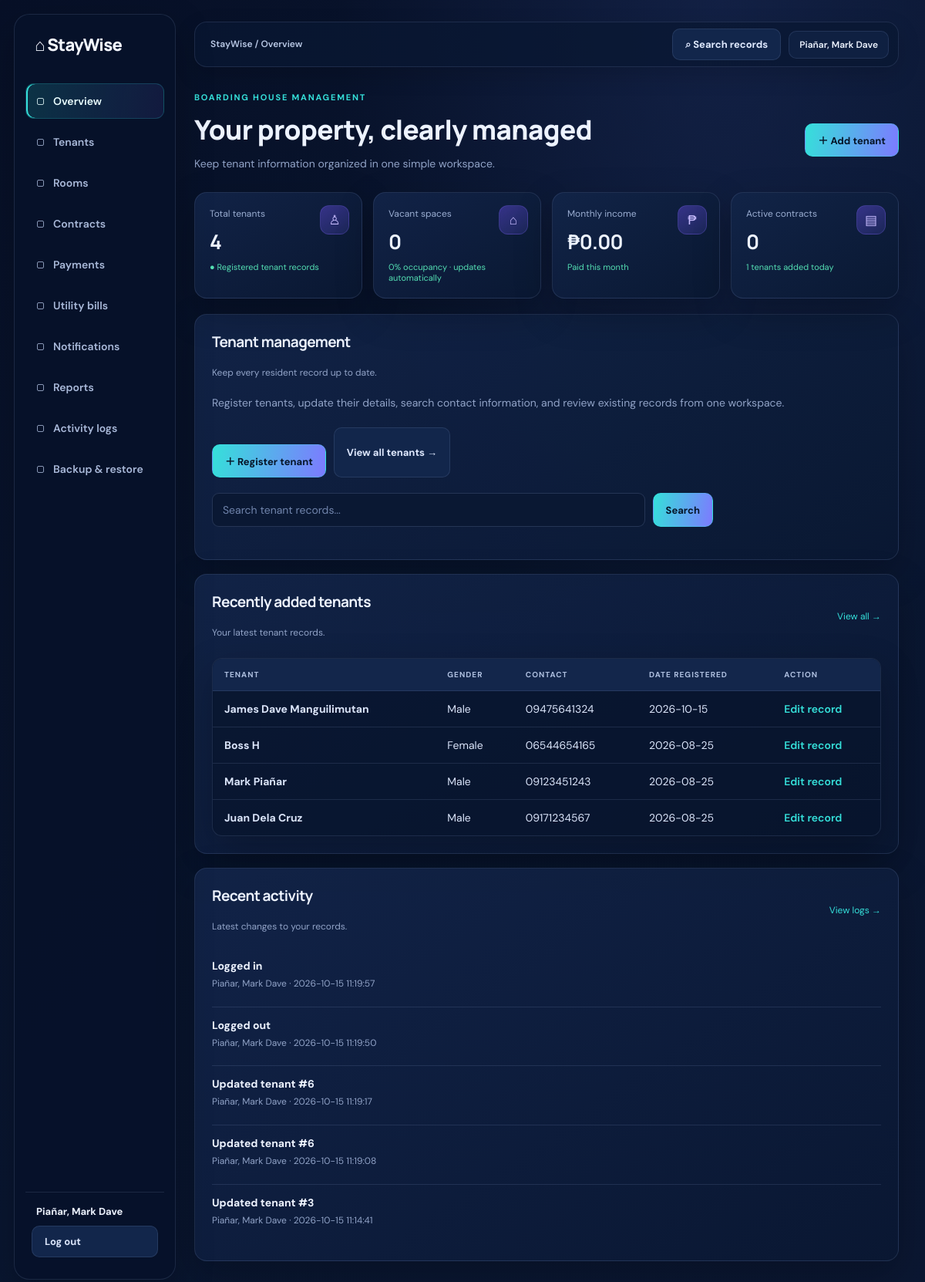
The page /index.php (signed in) on the database its author committed.
### tables this page shows
CREATE TABLE `app_users` (
  `user_id` int(10) UNSIGNED NOT NULL,
  `full_name` varchar(150) NOT NULL,
  `email` varchar(190) NOT NULL,
  `password_hash` varchar(255) NOT NULL,
  `created_at` timestamp NOT NULL DEFAULT current_timestamp(),
  `role` enum('owner','tenant') NOT NULL DEFAULT 'owner',
  `status` enum('active','pending','disabled') NOT NULL DEFAULT 'active',
  `username` varchar(50) DEFAULT NULL
);

CREATE TABLE `tenants` (
  `tenant_id` int(11) NOT NULL,
  `user_id` int(11) DEFAULT NULL,
  `first_name` varchar(50) NOT NULL,
  `last_name` varchar(50) NOT NULL,
  `gender` enum('Male','Female','Other') NOT NULL,
  `contact_number` varchar(20) NOT NULL,
  `address` varchar(150) NOT NULL,
  `date_registered` date NOT NULL DEFAULT curdate(),
  `owner_id` int(10) UNSIGNED DEFAULT NULL
);

CREATE TABLE `activity_logs` (
  `log_id` bigint(20) UNSIGNED NOT NULL,
  `owner_id` int(10) UNSIGNED NOT NULL,
  `user_id` int(10) UNSIGNED NOT NULL,
  `activity` varchar(255) NOT NULL,
  `created_at` timestamp NOT NULL DEFAULT current_timestamp()
);

### index.php (the view, shortened to what the rows shown need)
<?php
require_once __DIR__ . '/backend/auth_init.php';
require_staywise_login();
$currentUser = $_SESSION['staywise_user'];
$ownerId = (int) $currentUser['owner_id'];
if ($currentUser['role'] === 'tenant') {
    $tenantId = (int) $currentUser['tenant_id'];
    $stmt = $pdo->prepare(
        "SELECT c.contract_id, c.start_date, c.end_date, r.room_number, r.floor, r.monthly_rent
         FROM rental_contracts c
         JOIN rooms r ON r.room_id = c.room_id AND r.owner_id = c.owner_id
         WHERE c.tenant_id = :tenant_id AND c.owner_id = :owner_id
           AND c.contract_status = 'active'
           AND c.start_date <= CURDATE()
           AND (c.end_date IS NULL OR c.end_date >= CURDATE())
         ORDER BY c.start_date DESC LIMIT 1"
    );
    $stmt->execute([':tenant_id' => $tenantId, ':owner_id' => $ownerId]);
    $contract = $stmt->fetch();
    $stmt = $pdo->prepare(
        'SELECT p.* FROM payments p
         JOIN rental_contracts c ON c.contract_id = p.contract_id AND c.owner_id = p.owner_id
         WHERE p.owner_id = :owner_id AND c.tenant_id = :tenant_id
         ORDER BY p.payment_date DESC, p.payment_id DESC LIMIT 8'
    );
    $stmt->execute([':owner_id' => $ownerId, ':tenant_id' => $tenantId]);
    $payments = $stmt->fetchAll();
    $rentBalance = 0.0;
    $utilityBalance = 0.0;
    if ($contract) {
        $stmt = $pdo->prepare(
            "SELECT COALESCE(SUM(amount), 0) FROM payments
             WHERE owner_id = :owner_id AND contract_id = :contract_id
               AND billing_month = DATE_FORMAT(CURDATE(), '%Y-%m-01') AND payment_status = 'paid'"
        );
        $stmt->execute([':owner_id' => $ownerId, ':contract_id' => $contract['contract_id']]);
        $rentBalance = max(0, (float) $contract['monthly_rent'] - (float) $stmt->fetchColumn());
    }
    $stmt = $pdo->prepare(
        "SELECT COALESCE(SUM(b.total_amount), 0) FROM utility_bills b
         JOIN rental_contracts c ON c.contract_id = b.contract_id AND c.owner_id = b.owner_id
         WHERE b.owner_id = :owner_id AND c.tenant_id = :tenant_id AND b.bill_status = 'unpaid'"
    );
    $stmt->execute([':owner_id' => $ownerId, ':tenant_id' => $tenantId]);
    $utilityBalance = (float) $stmt->fetchColumn();
    $stmt = $pdo->prepare(
        'SELECT * FROM notifications WHERE tenant_id = :tenant_id AND owner_id = :owner_id
         ORDER BY date_sent DESC LIMIT 5'
    );
    $stmt->execute([':tenant_id' => $tenantId, ':owner_id' => $ownerId]);
    $notifications = $stmt->fetchAll();
} else {
    $stmt = $pdo->prepare('SELECT COUNT(*) FROM tenants WHERE owner_id = :owner_id');
    $stmt->execute([':owner_id' => $ownerId]);
    $totalTenants = (int) $stmt->fetchColumn();
    $stmt = $pdo->prepare('SELECT COUNT(*) FROM tenants WHERE owner_id = :owner_id AND date_registered = CURDATE()');
    $stmt->execute([':owner_id' => $ownerId]);
    $registeredToday = (int) $stmt->fetchColumn();
    $stmt = $pdo->prepare(
        "SELECT COUNT(*) FROM rental_contracts
         WHERE owner_id = :owner_id AND contract_status = 'active'
           AND start_date <= CURDATE() AND (end_date IS NULL OR end_date >= CURDATE())"
    );
    $stmt->execute([':owner_id' => $ownerId]);
    $activeContracts = (int) $stmt->fetchColumn();
    $stmt = $pdo->prepare(
        'SELECT COALESCE(SUM(amount), 0) FROM payments
         WHERE owner_id = :owner_id AND payment_status = \'paid\'
           AND payment_date >= DATE_FORMAT(CURDATE(), \'%Y-%m-01\')
           AND payment_date < DATE_FORMAT(CURDATE() + INTERVAL 1 MONTH, \'%Y-%m-01\')'
    );
    $stmt->execute([':owner_id' => $ownerId]);
    $monthlyIncome = (float) $stmt->fetchColumn();
    $availableSpaces = 0;
    $totalCapacity = 0;
    $occupiedSpaces = 0;
    $occupancyRate = $totalCapacity > 0 ? (int) round($occupiedSpaces * 100 / $totalCapacity) : 0;
    $stmt = $pdo->prepare('SELECT * FROM tenants WHERE owner_id = :owner_id ORDER BY tenant_id DESC LIMIT 5');
    $stmt->execute([':owner_id' => $ownerId]);
    $recentTenants = $stmt->fetchAll();
    $stmt = $pdo->prepare(
        'SELECT l.activity, l.created_at, u.full_name
         FROM activity_logs l JOIN app_users u ON u.user_id = l.user_id
         WHERE l.owner_id = :owner_id ORDER BY l.created_at DESC LIMIT 5'
    );
    $stmt->execute([':owner_id' => $ownerId]);
    $recentActivity = $stmt->fetchAll();
}
?>
<!DOCTYPE html>
<html lang="en">
<head>
    <link rel="stylesheet" href="assets/css/style.css?v=20261015">
</head>
<body>
    <?php require __DIR__ . '/Include/sidebar.php'; ?>
    <main class="home-content">
        <header class="topbar">
            <div class="topbar-actions">
                <?php if ($currentUser['role'] === 'owner'): ?>
                    <a class="button secondary" href="view_tenants.php">⌕ Search records</a>
                <?php endif; ?>
                <span class="topbar-user"><?= htmlspecialchars($currentUser['name'], ENT_QUOTES, 'UTF-8') ?></span>
            </div>
        </header>
        <?php if ($currentUser['role'] === 'tenant'): ?>
            <div class="page-head">
                <div>
                    <p class="eyebrow">Tenant portal</p>
                    <h1>Welcome, <?= htmlspecialchars($currentUser['name'], ENT_QUOTES, 'UTF-8') ?></h1>
                    <p style="margin:5px 0 0">Your room, rent, and recent account updates.</p>
                </div>
            </div>
            <section class="stats" aria-label="Your rental summary">
                <div class="stat">
                    <span class="stat-icon" aria-hidden="true">⌂</span>
                    <div class="stat-label">Room</div>
                    <div class="stat-value"><?= $contract ? htmlspecialchars($contract['room_number'], ENT_QUOTES, 'UTF-8') : 'Unassigned' ?></div>
                    <div class="stat-foot"><?= $contract ? 'Floor ' . (int) $contract['floor'] : 'Contact your manager' ?></div>
                </div>
                <div class="stat">
                    <span class="stat-icon" aria-hidden="true">₱</span>
                    <div class="stat-label">Current balance</div>
                    <div class="stat-value">₱<?= number_format($rentBalance + $utilityBalance, 2) ?></div>
                    <div class="stat-foot">Rent plus unpaid utilities</div>
                </div>
                <div class="stat">
                    <span class="stat-icon" aria-hidden="true">▤</span>
                    <div class="stat-label">Recent payments</div>
                    <div class="stat-value"><?= count($payments) ?></div>
                    <div class="stat-foot">Latest payment records</div>
                </div>
                <div class="stat">
                    <span class="stat-icon" aria-hidden="true">◉</span>
                    <div class="stat-label">Notifications</div>
                    <div class="stat-value"><?= count($notifications) ?></div>
                    <div class="stat-foot">Recent account updates</div>
                </div>
            </section>
            <section class="dashboard-grid">
                <div class="panel">
                    <div class="panel-head"><div><h2>Payment history</h2><p>Your latest rent payments.</p></div></div>
                    <table>
                        <thead><tr><th>Payment date</th><th>Billing month</th><th>Amount</th><th>Status</th></tr></thead>
                        <tbody>
                        <?php foreach ($payments as $payment): ?>
                            <tr>
                                <td><?= htmlspecialchars($payment['payment_date'], ENT_QUOTES, 'UTF-8') ?></td>
                                <td><?= htmlspecialchars($payment['billing_month'], ENT_QUOTES, 'UTF-8') ?></td>
                                <td>₱<?= number_format((float) $payment['amount'], 2) ?></td>
                                <td><?= htmlspecialchars(ucfirst($payment['payment_status']), ENT_QUOTES, 'UTF-8') ?></td>
                            </tr>
                        <?php endforeach; ?>
                        <?php if (!$payments): ?><tr><td colspan="4" class="empty-state">No payments recorded yet.</td></tr><?php endif; ?>
                        </tbody>
                    </table>
                </div>
                <div class="panel">
                    <div class="panel-head"><div><h2>Current rental</h2><p>Your agreement and outstanding charges.</p></div></div>
                    <?php if ($contract): ?>
                        <p><strong>Room <?= htmlspecialchars($contract['room_number'], ENT_QUOTES, 'UTF-8') ?></strong> · Floor <?= (int) $contract['floor'] ?></p>
                        <p>Rent: ₱<?= number_format((float) $contract['monthly_rent'], 2) ?> per month</p>
                        <p>Contract: <?= htmlspecialchars($contract['start_date'], ENT_QUOTES, 'UTF-8') ?> to <?= htmlspecialchars($contract['end_date'] ?: 'open-ended', ENT_QUOTES, 'UTF-8') ?></p>
                        <p>Unpaid utilities: ₱<?= number_format($utilityBalance, 2) ?></p>
                    <?php else: ?>
                        <p>No active rental agreement is linked to your tenant account.</p>
                    <?php endif; ?>
                </div>
                <div class="panel">
                    <div class="panel-head"><div><h2>Notifications</h2><p>Updates from your manager.</p></div><a href="notifications.php">View all →</a></div>
                    <?php foreach ($notifications as $notification): ?>
                        <div class="activity-item">
                            <strong><?= htmlspecialchars($notification['title'], ENT_QUOTES, 'UTF-8') ?></strong>
                            <p><?= nl2br(htmlspecialchars($notification['message'], ENT_QUOTES, 'UTF-8')) ?></p>
                            <small><?= htmlspecialchars($notification['date_sent'], ENT_QUOTES, 'UTF-8') ?></small>
                        </div>
                    <?php endforeach; ?>
                    <?php if (!$notifications): ?><p class="empty-state">No notifications yet.</p><?php endif; ?>
                </div>
            </section>
        <?php else: ?>
            <div class="page-head">
                <div>
                    <p class="eyebrow">Boarding house management</p>
                    <h1>Your property, clearly managed</h1>
                    <p style="margin:5px 0 0">Keep tenant information organized in one simple workspace.</p>
                </div>
                <button class="button" type="button" data-open-tenant-modal>＋ Add tenant</button>
            </div>
            <section class="stats" aria-label="Property statistics">
                <div class="stat"><span class="stat-icon" aria-hidden="true">♙</span><div class="stat-label">Total tenants</div><div class="stat-value"><?= number_format($totalTenants) ?></div><div class="stat-foot">● Registered tenant records</div></div>
                <div class="stat"><span class="stat-icon" aria-hidden="true">⌂</span><div class="stat-label">Vacant spaces</div><div class="stat-value"><?= number_format($availableSpaces) ?></div><div class="stat-foot"><?= number_format($occupancyRate) ?>% occupancy · updates automatically</div></div>
                <div class="stat"><span class="stat-icon" aria-hidden="true">₱</span><div class="stat-label">Monthly income</div><div class="stat-value">₱<?= number_format($monthlyIncome, 2) ?></div><div class="stat-foot">Paid this month</div></div>
                <div class="stat"><span class="stat-icon" aria-hidden="true">▤</span><div class="stat-label">Active contracts</div><div class="stat-value"><?= number_format($activeContracts) ?></div><div class="stat-foot"><?= number_format($registeredToday) ?> tenants added today</div></div>
            </section>
            <section class="dashboard-grid">
                <div class="panel recent-panel">
                    <div class="panel-head"><div><h2>Tenant management</h2><p>Keep every resident record up to date.</p></div></div>
                    <p>Register tenants, update their details, search contact information, and review existing records from one workspace.</p>
                    <div class="quick-actions">
                        <button class="button" type="button" data-open-tenant-modal>＋ Register tenant</button>
                        <a class="button secondary" href="view_tenants.php">View all tenants →</a>
                    </div>
                    <form class="inline-form" method="GET" action="view_tenants.php" role="search">
                        <input type="search" name="keyword" placeholder="Search tenant records..." aria-label="Search tenant records">
                        <button type="submit">Search</button>
                    </form>
                </div>
                <div class="panel recent-panel">
                    <div class="panel-head"><div><h2>Recently added tenants</h2><p>Your latest tenant records.</p></div><a href="view_tenants.php">View all →</a></div>
                    <table>
                        <thead><tr><th>Tenant</th><th>Gender</th><th>Contact</th><th>Date registered</th><th>Action</th></tr></thead>
                        <tbody>
                        <?php foreach ($recentTenants as $row): ?>
                            <tr>
                                <td><strong><?= htmlspecialchars($row['first_name'] . ' ' . $row['last_name'], ENT_QUOTES, 'UTF-8') ?></strong></td>
                                <td><?= htmlspecialchars($row['gender'], ENT_QUOTES, 'UTF-8') ?></td>
                                <td><?= htmlspecialchars($row['contact_number'], ENT_QUOTES, 'UTF-8') ?></td>
                                <td><?= htmlspecialchars($row['date_registered'], ENT_QUOTES, 'UTF-8') ?></td>
                                <td><a href="view_tenants.php?edit=<?= (int) $row['tenant_id'] ?>">Edit record</a></td>
                            </tr>
                        <?php endforeach; ?>
                        </tbody>
                    </table>
                </div>
                <div class="panel recent-panel">
                    <div class="panel-head"><div><h2>Recent activity</h2><p>Latest changes to your records.</p></div><a href="activity_logs.php">View logs →</a></div>
                    <?php foreach ($recentActivity as $activity): ?>
                        <div class="activity-item">
                            <strong><?= htmlspecialchars($activity['activity'], ENT_QUOTES, 'UTF-8') ?></strong>
                            <p><?= htmlspecialchars($activity['full_name'], ENT_QUOTES, 'UTF-8') ?> · <?= htmlspecialchars($activity['created_at'], ENT_QUOTES, 'UTF-8') ?></p>
                        </div>
                    <?php endforeach; ?>
                </div>
            </section>
        <?php endif; ?>
    </main>
</body>
</html>

### Include/sidebar.php (shortened to what the rows shown need)
<?php
$currentUser = $_SESSION['staywise_user'] ?? [];
?>
<nav aria-label="Main navigation">
    <div class="sidebar-account">
        <span class="sidebar-user"><?= htmlspecialchars($currentUser['name'] ?? 'User', ENT_QUOTES, 'UTF-8') ?></span>
        <form class="sidebar-form" method="POST" action="logout.php" onsubmit="return confirm('Are you sure you want to log out?');">
            <button class="sidebar-logout" type="submit">Log out</button>
        </form>
    </div>
</nav>

### rows shown on the page
app_users: full_name "Piañar, Mark Dave", role "0"
tenants: first_name+last_name "James Dave Manguilimutan", gender "Male", contact_number "09475641324", date_registered "2026-10-15"
tenants: first_name+last_name "Boss H", gender "Female", contact_number "06544654165", date_registered "2026-08-25"
tenants: first_name+last_name "Mark Piañar", gender "Male", contact_number "09123451243", date_registered "2026-08-25"
tenants: first_name+last_name "Juan Dela Cruz", gender "Male", contact_number "09171234567", date_registered "2026-08-25"
activity_logs: activity "Logged in", owner.full_name "Piañar, Mark Dave", created_at "2026-10-15 11:19:57"
activity_logs: activity "Logged out", owner.full_name "Piañar, Mark Dave", created_at "2026-10-15 11:19:50"
activity_logs: activity "Updated tenant #6", owner.full_name "Piañar, Mark Dave", created_at "2026-10-15 11:19:17"
activity_logs: activity "Updated tenant #6", owner.full_name "Piañar, Mark Dave", created_at "2026-10-15 11:19:08"
activity_logs: activity "Updated tenant #3", owner.full_name "Piañar, Mark Dave", created_at "2026-10-15 11:14:41"

### other values the page prints
$totalTenants "4"
$monthlyIncome "0.00"
$activeContracts "0"
$registeredToday "1"
